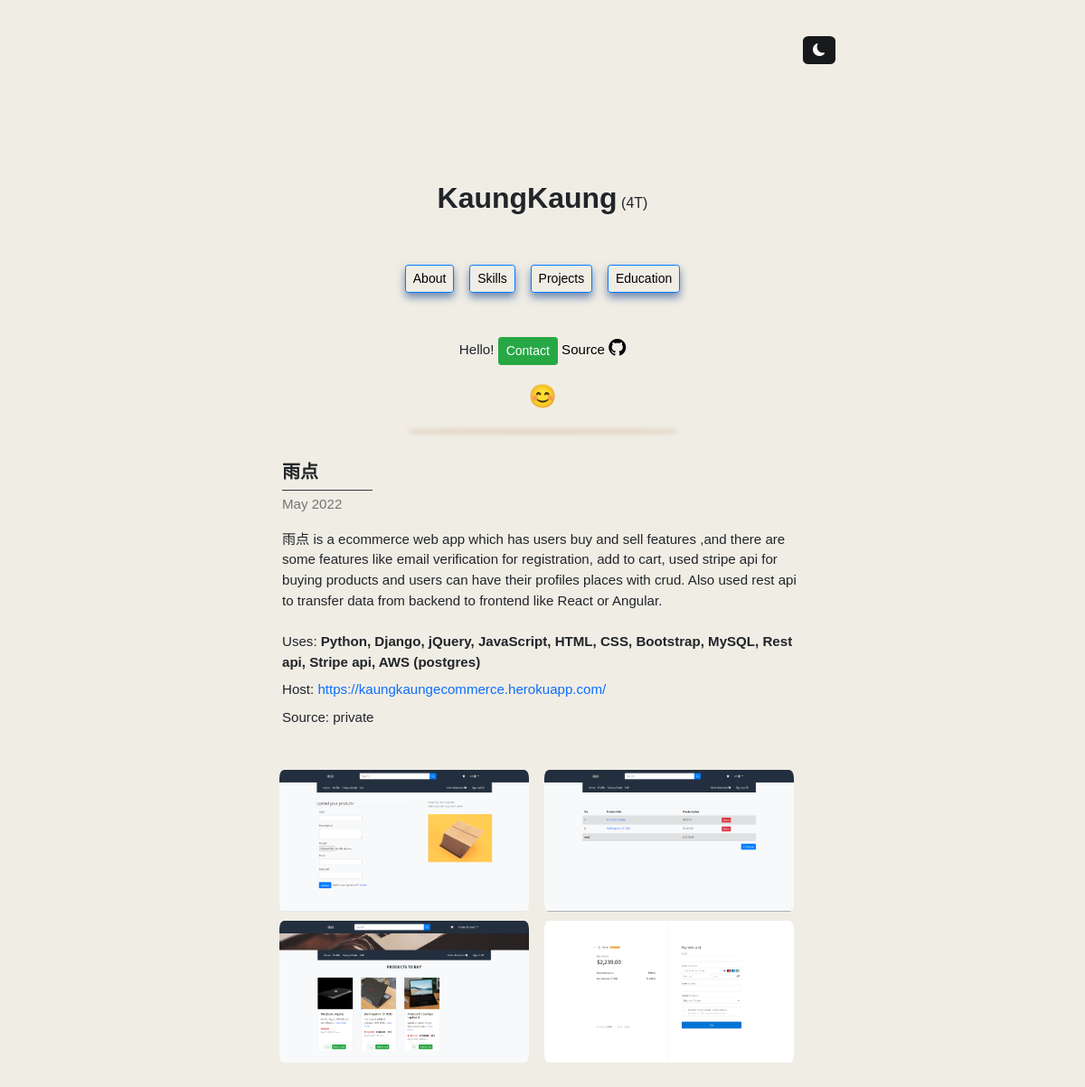
Before: /project2/2 with the older database file.
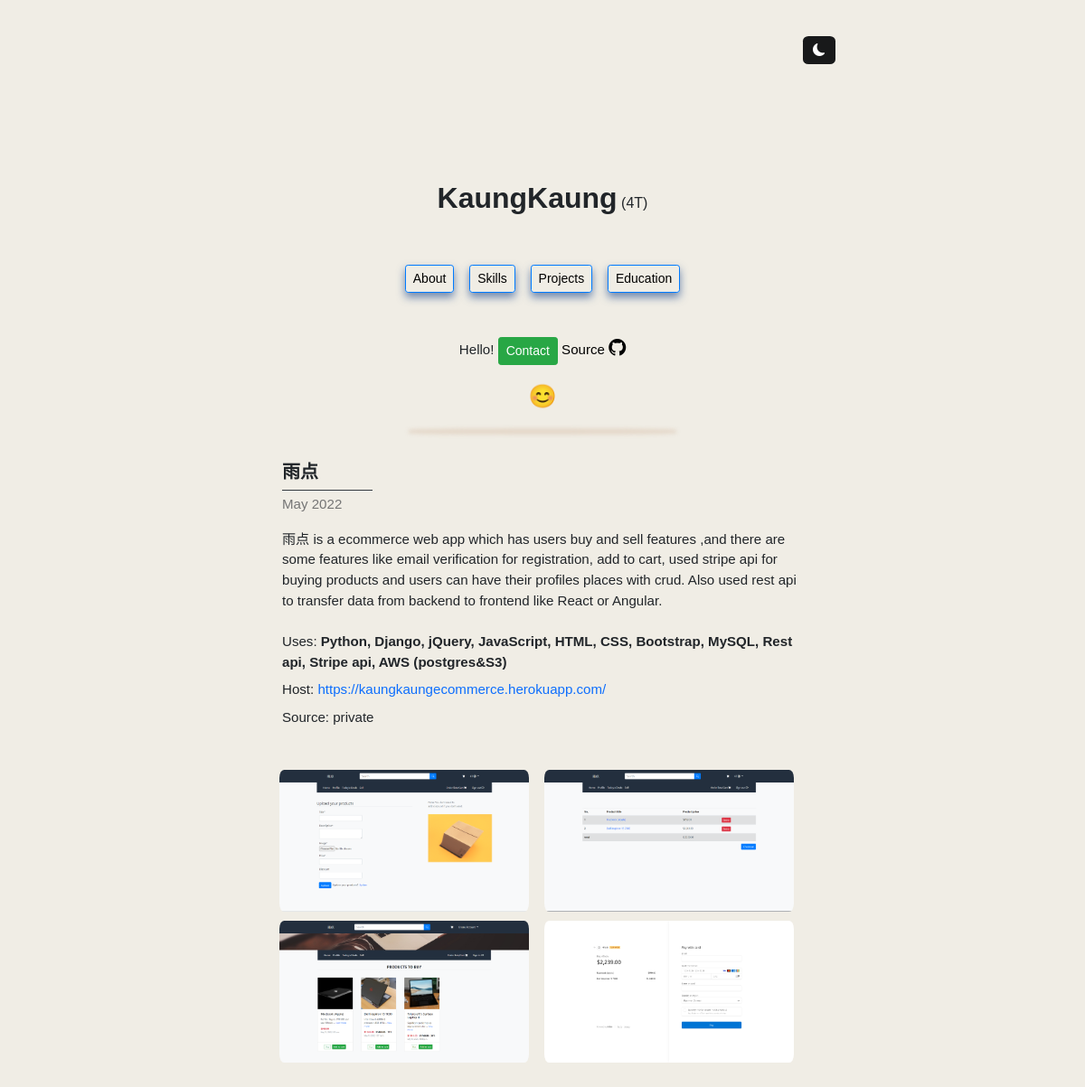
After: the same page with the newer database file.
### display/models.py (models this page shows)
class Project(models.Model):
    title = models.CharField(max_length=225)
    image = models.ImageField(upload_to='project_image')
    uses = models.CharField(max_length=255)
    description = models.TextField()
    schoolp = models.CharField(max_length=255, blank=True, null=True)
    url = models.URLField(max_length=255, blank=True, null=True)
    source_code = models.URLField(max_length=255, blank=True, null=True)
    image2 = models.ImageField(upload_to='project_image', null=True, blank=True)
    image3 = models.ImageField(upload_to='project_image', null=True, blank=True)
    image4 = models.ImageField(upload_to='project_image', null=True, blank=True)
    date = models.CharField(null=True, blank=True, max_length=255)

### display/views.py (the view)
def project2(request, pk):
    p = Project.objects.get(id=pk)
    return render(request, "project2.html",
                  {"project": p})

### template/project2.html
{% extends 'main.html' %}
{% block content %}
{% include 'chain.html' %}
{% load static %}
<link rel="stylesheet" href="{% static 'style.css' %}">
{% include 'profile.html' %}
<div style="height:10px;"></div>
<div class="box1" style="height:1px;border-radius: 50%;margin:auto;max-width:290px;"></div>
<div style="height:42px;"></div>
<body>
<div class="context" style="width:48%;">
        <div class="about" style="margin:auto;max-width:590px;">
            <div style="margin:auto;font-size:15.1px;">
        {% if project.title == "Secure Coding" %}
                  <h5><b>{{project.title}}</b></h5>
        <legend class="border-bottom border-dark mb-1" style="width:160px;"></legend>
                {% else %}
            <h5><b>{{project.title}}</b></h5>
        <legend class="border-bottom border-dark mb-1" style="width:100px;"></legend>
            {% endif %}
        <p class="word">{{ project.date }}</p>
        <p style="white-space: pre-line;">{{ project.description }}
            <label>Uses: <b>{{ project.uses }}</b></label>{% if project.url %}
            <label>Host: <a class="plink" target="_blank" href="{{ project.url }}">{{ project.url }}</a></label>{% else %}
            <label>Host: Unavailable</label>{% endif %}{% if project.source_code %}
            <label>SouceCode: <a class="plink" href="{{ project.source_code }}">{{ project.source_code }}</a></label>{% else %}
            <label>Source: private</label>{% endif %}
            </p><br>
                <div class="row" style="max-width:590px;">
                <img src="{{project.image2.url}}" style="margin-bottom:10px;margin-right:-7px;max-width:300px;max-height:180px;object-fit:cover;border-radius: 5.7%;">
                        <img src="{{project.image3.url}}" style="margin-bottom:10px;margin-right:-7px;max-width:300px;max-height:180px;object-fit:cover;border-radius:  5.7%;">
                    <img src="{{project.image.url}}" style="margin-bottom:10px;margin-right:-7px;max-width:300px;max-height:180px;object-fit:cover;border-radius:  5.7%;">
                        <img src="{{project.image4.url}}" style="margin-bottom:10px;margin-right:-7px;max-width:300px;max-height:180px;object-fit:cover;border-radius:  5.7%;">
                    </div>
            </div>
        </div>
    </div>
</body>
<footer style="height:180px;"></footer>
{% endblock %}

### template/main.html (shortened to what this page needs)
<!doctype html>
<html lang="en">
  <head>
    <link href="https://cdn.jsdelivr.net/npm/bootstrap@5.2.0-beta1/dist/css/bootstrap.min.css" rel="stylesheet">
  </head>
  <body>
        {% block content %}
        {% endblock %}
  </body>
</html>

### template/chain.html (shortened to what this page needs)
<link href="https://cdn.jsdelivr.net/npm/bootstrap@5.2.0-beta1/dist/css/bootstrap.min.css" rel="stylesheet">
<link rel="stylesheet" href="https://cdn.jsdelivr.net/npm/bootstrap@4.0.0/dist/css/bootstrap.min.css">

### template/profile.html (shortened to what this page needs)
{% extends 'main.html' %}
{% block content %}
{% include 'chain.html' %}
{% load static %}
<link rel="stylesheet" href="{% static 'style.css' %}">
<header style="width:54%;min-width:435px;margin:auto;position:sticky;z-index:100;top:0;">
    <button  class="bt btn-sm" onclick="darkmode()" style="float:right;position:relative;top:40px;">
                <span id="something"><i class="bi bi-moon-fill"></i></span>
    </button>
</header>
<div class="header2" style="height:200px;width:54%;min-width:430px;margin:auto;"></div>
<div>
<div class="context" style="width:auto;min-width:320px;">
<center>
        <h2 style="display:inline;font-family:;"><b>KaungKaung</b></h2>
    <label>(4T)</label>
    <br><br><br>
                        <ul class="nav justify-content-center" style="font-size:15.1px;">
                  <li class="nav-item">
                    <a class="pro1 animation2 na btn btn-sm btn-outline-primary " aria-current="page" href="/">About</a>
                  </li>&nbsp; &nbsp;&nbsp;
                  <li class="nav-item">
                    <a class="pro1 animation2 na btn btn-sm  btn-outline-primary " href="/skill">Skills</a>
                  </li>&nbsp; &nbsp;&nbsp;
                  <li class="nav-item">
                    <a class="pro1 animation2 na btn btn-sm  btn-outline-primary " href="/project">Projects</a>
                  </li>&nbsp; &nbsp;&nbsp;
                  <li class="nav-item">
                    <a class="pro1 animation2 na btn btn-sm  btn-outline-primary " href="/education">Education</a>
                  </li>
                </ul>
                    <br><br>
                    <p style="font-size:15.1px;">Hello! <a class="btn btn-sm btn-success" href="/#contact">Contact</a>
    <a href="https://github.com/kaungkaung4T/kaungkaung4T.github.io" target="_blank">Source <i class="bi bi-github" style="font-size: 19px;"></i></a>
                    </p>
                    <span class="animation3" style="font-size: 25px;">😊</span>
</center>
</div>
</div>
{% endblock %}

### static/style.css (style rules this page uses)
.context { margin: auto; width: 70%; }
.bt { color:white; background-color:#18191a; border-radius: 17%; transition: 0.3s; border: none; padding: 5px 11px; }
.na { color:black; }
body { background-color:#F0EDE5; margin: 0px auto; font-family: Tahoma,Verdana,Segoe,sans-serif; }
.word { color:#757575; }
a { color:black; text-decoration:none; }
.plink { color:#0d6efd; }
img { transition: .3s ease-in-out; }
.about { animation: transition 1.00s; }
.animation2 { transition: .3s; }
.animation3 { animation-name: ; animation-direction: alternate; animation-name: slidein; animation-duration: 1s; animation-iteration-count: infinite; }
html { scroll-behavior: smooth; }
.box1 { box-shadow: 0px 10px 4px 3px rgba(223, 207, 190,0.7); }
.pro1 { box-shadow: 0px 5px 10px 0px rgba(55, 91, 149,0.7); }

Changed rows visible on the page:
changed Project "雨点": uses "Python, Django, jQuery, JavaScript, HTML, CSS, Bootstrap, MySQL, Rest api, Stripe api, AWS (postgres)" → "Python, Django, jQuery, JavaScript, HTML, CSS, Bootstrap, MySQL, Rest api, Stripe api, AWS (postgres&S3)"
